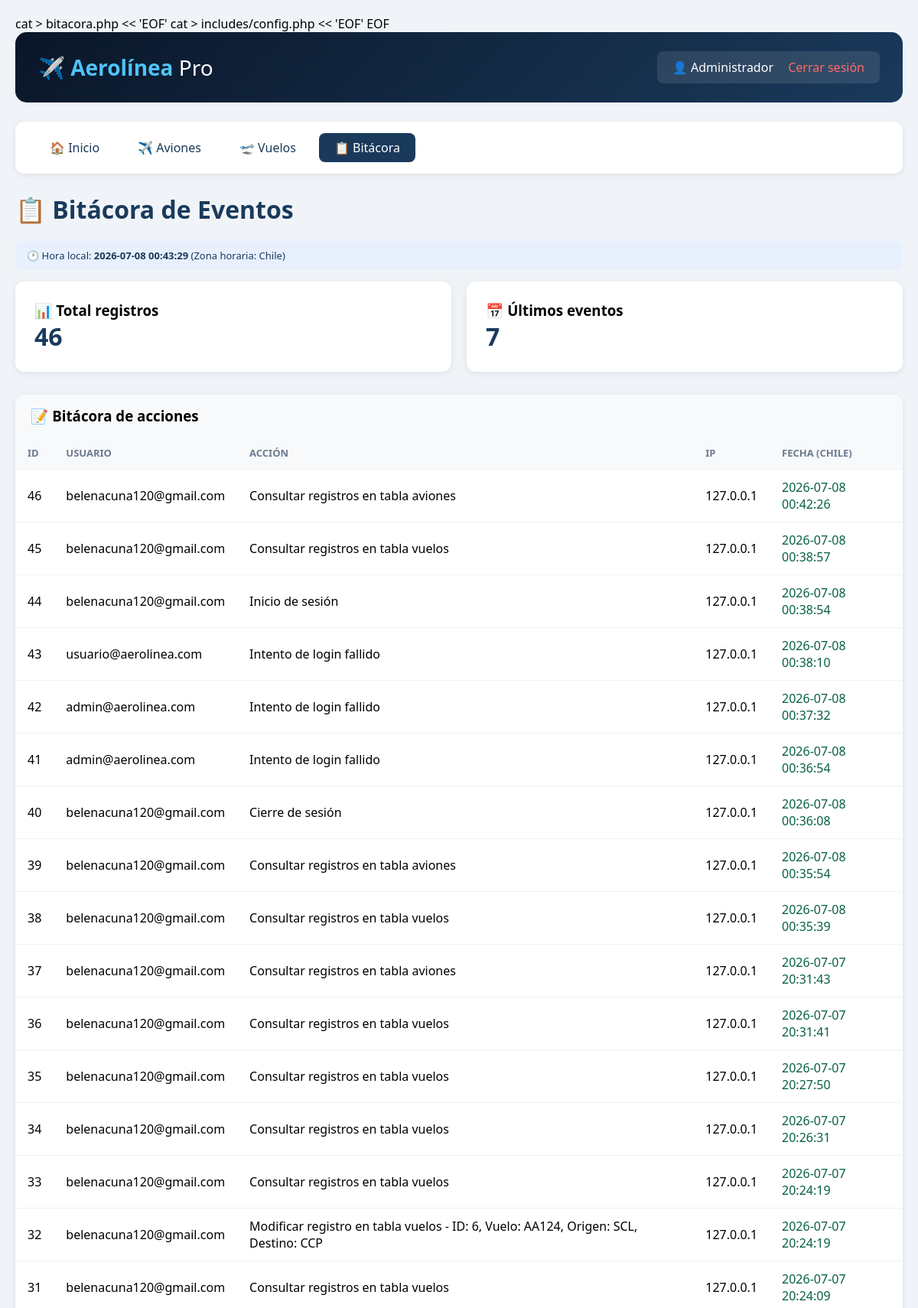
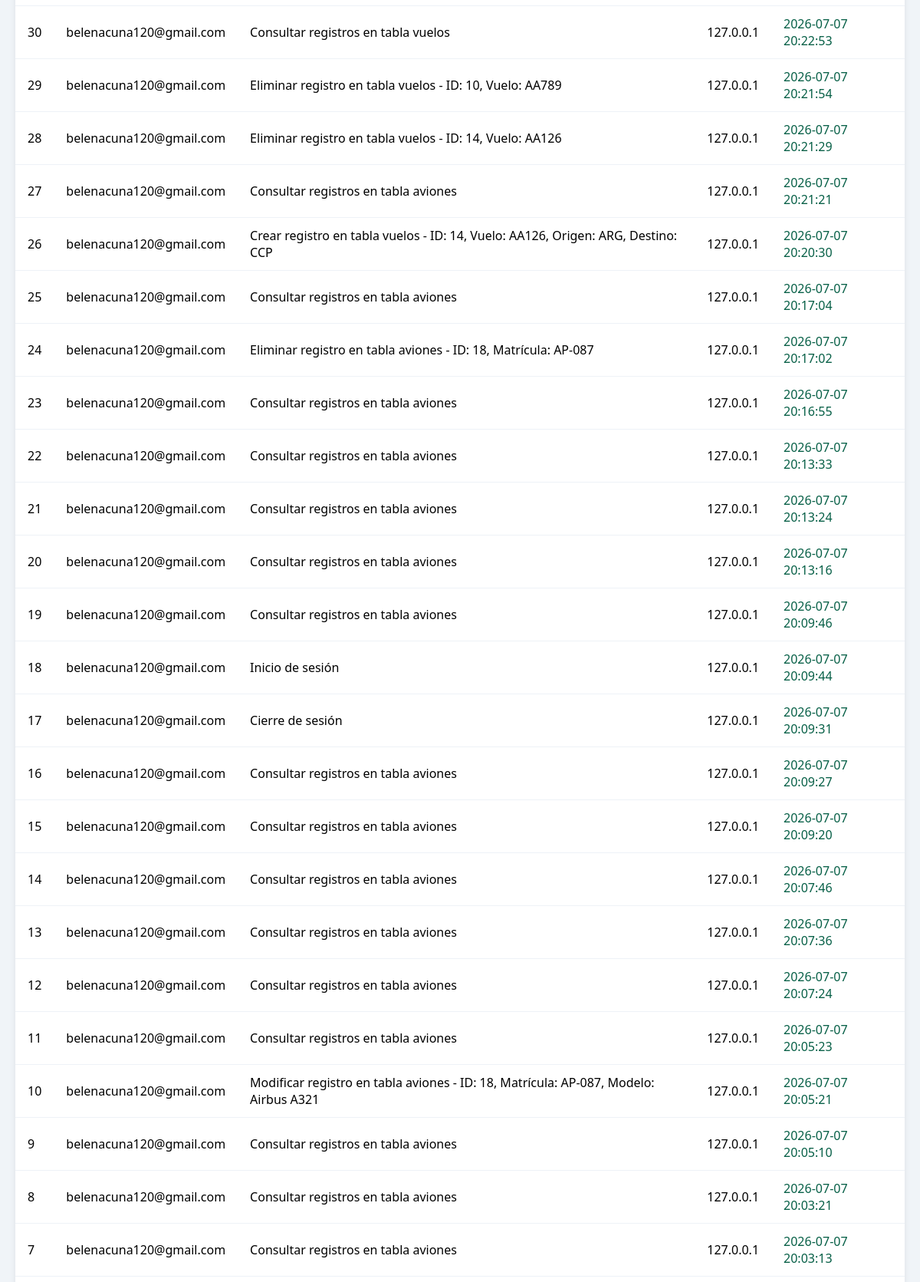
/bitacora.php (signed in, upper part), run on the app's committed database (2 pictures, top to bottom).
### tables this page shows
CREATE TABLE bitacora (
    id INTEGER PRIMARY KEY AUTOINCREMENT,
    usuario_id INTEGER,
    usuario_email TEXT,
    accion TEXT NOT NULL,
    ip TEXT,
    fecha TIMESTAMP DEFAULT CURRENT_TIMESTAMP,
    FOREIGN KEY (usuario_id) REFERENCES usuarios(id) ON DELETE CASCADE
);

### bitacora.php (the view, shortened to what this page needs)
<?php
require_once 'includes/config.php';
$usuario = get_usuario_actual();
$es_admin = $usuario && $usuario['rol'] == 'admin';
if ($es_admin) {
    $sql = "SELECT * FROM bitacora ORDER BY id DESC LIMIT 100";
    $stmt = $db->query($sql);
} else {
    $sql = "SELECT * FROM bitacora WHERE usuario_id = ? ORDER BY id DESC LIMIT 100";
    $stmt = $db->prepare($sql);
    $stmt->execute([$_SESSION['usuario_id']]);
}
$registros = $stmt->fetchAll();
if ($es_admin) {
    $sql_historial = "SELECT * FROM historial_sesiones ORDER BY id DESC LIMIT 100";
    $stmt_historial = $db->query($sql_historial);
} else {
    $sql_historial = "SELECT * FROM historial_sesiones WHERE usuario_id = ? ORDER BY id DESC LIMIT 100";
    $stmt_historial = $db->prepare($sql_historial);
    $stmt_historial->execute([$_SESSION['usuario_id']]);
}
$historial = $stmt_historial->fetchAll();
?>
<!DOCTYPE html>
<html lang="es">
<head>
</head>
<body>
    <div class="container">
        <div class="header">
            <h1>✈️ <span>Aerolínea</span> Pro</h1>
            <div class="user-info">
                👤 <?= htmlspecialchars($_SESSION['usuario_nombre'] ?? 'Usuario') ?>
                <a href="logout.php">Cerrar sesión</a>
            </div>
        </div>
        <div class="navbar">
            <a href="index.php">🏠 Inicio</a>
            <a href="aviones_list.php">✈️ Aviones</a>
            <a href="vuelos_list.php">🛫 Vuelos</a>
            <a href="bitacora.php" class="active">📋 Bitácora</a>
        </div>
        <h1 style="color:#1a3a5c;margin-bottom:20px;">📋 Bitácora de Eventos</h1>
        <div class="zona-horaria-info">
            🕐 Hora local: <strong><?= date('Y-m-d H:i:s') ?></strong> (Zona horaria: Chile)
        </div>
        <div class="stats-grid">
            <div class="stat-card">
                <h3>📊 Total registros</h3>
                <div class="number"><?= count($registros) ?></div>
            </div>
            <div class="stat-card">
                <h3>📅 Últimos eventos</h3>
                <div class="number"><?= count($historial) ?></div>
            </div>
        </div>
        <div class="table-wrapper">
            <h3>📝 Bitácora de acciones</h3>
            <table>
                <thead>
                    <tr><th>ID</th><th>Usuario</th><th>Acción</th><th>IP</th><th>Fecha (Chile)</th></tr>
                </thead>
                <tbody>
                    <?php if (count($registros) > 0): ?>
                        <?php foreach ($registros as $row): ?>
                            <tr>
                                <td><?= $row['id'] ?></td>
                                <td><?= htmlspecialchars($row['usuario_email']) ?></td>
                                <td><?= htmlspecialchars($row['accion']) ?></td>
                                <td><?= htmlspecialchars($row['ip']) ?></td>
                                <td class="fecha-correcta">
                                    <?php
                                    $fecha = new DateTime($row['fecha'], new DateTimeZone('UTC'));
                                    $fecha->setTimezone(new DateTimeZone('America/Santiago'));
                                    echo $fecha->format('Y-m-d H:i:s');
                                    ?>
                                </td>
                            </tr>
                        <?php endforeach; ?>
                    <?php else: ?>
                        <tr><td colspan="5" style="text-align:center;padding:30px;color:#6b7a8f;">🚫 No hay registros</td></tr>
                    <?php endif; ?>
                </tbody>
            </table>
        </div>
    </div>
</body>
</html>

### bitacora.php (style rules this page uses)
* { margin: 0; padding: 0; box-sizing: border-box; }
body { font-family: 'Segoe UI', Tahoma, Geneva, Verdana, sans-serif; background: #f0f4f8; padding: 20px; }
.container { max-width: 1400px; margin: 0 auto; }
.header { background: linear-gradient(135deg, #0a1628, #1a3a5c); color: white; padding: 25px 30px; border-radius: 15px; margin-bottom: 25px; display: flex; justify-content: space-between; align-items: center; }
.header h1 { font-size: 28px; font-weight: 300; }
.header h1 span { font-weight: 700; color: #4fc3f7; }
.header .user-info { background: rgba(255,255,255,0.1); padding: 10px 20px; border-radius: 8px; }
.header .user-info a { color: #ff6b6b; margin-left: 15px; text-decoration: none; }
.navbar { background: white; padding: 15px 25px; border-radius: 12px; margin-bottom: 25px; box-shadow: 0 2px 8px rgba(0,0,0,0.08); display: flex; gap: 10px; flex-wrap: wrap; }
.navbar a { color: #1a3a5c; text-decoration: none; padding: 8px 20px; border-radius: 8px; font-weight: 500; transition: all 0.3s; }
.navbar a:hover, .navbar a.active { background: #1a3a5c; color: white; }
.stat-card { background: white; padding: 25px; border-radius: 12px; box-shadow: 0 2px 8px rgba(0,0,0,0.08); }
.stat-card .number { font-size: 32px; font-weight: 700; color: #1a3a5c; }
.table-wrapper { background: white; border-radius: 12px; overflow: hidden; box-shadow: 0 2px 8px rgba(0,0,0,0.08); margin-bottom: 30px; }
.table-wrapper h3 { padding: 15px 20px; background: #f8f9fa; }
table { width: 100%; border-collapse: collapse; }
thead { background: #f8f9fa; }
th { padding: 12px 16px; text-align: left; font-weight: 600; color: #6b7a8f; font-size: 13px; text-transform: uppercase; }
td { padding: 12px 16px; border-top: 1px solid #eef2f7; }
.stats-grid { display: grid; grid-template-columns: repeat(auto-fit, minmax(280px, 1fr)); gap: 20px; margin-bottom: 30px; }
.fecha-correcta { color: #065f46; font-weight: 500; }
.zona-horaria-info { background: #e8f0fe; padding: 10px 15px; border-radius: 8px; margin-bottom: 15px; font-size: 13px; color: #1a3a5c; }

### data on the page
bitacora: id "46", usuario_email "belenacuna120@gmail.com", accion "Consultar registros en tabla aviones", ip "127.0.0.1", fecha "2026-07-08 00:42:26"
bitacora: id "45", usuario_email "belenacuna120@gmail.com", accion "Consultar registros en tabla vuelos", ip "127.0.0.1", fecha "2026-07-08 00:38:57"
bitacora: id "44", usuario_email "belenacuna120@gmail.com", accion "Inicio de sesión", ip "127.0.0.1", fecha "2026-07-08 00:38:54"
bitacora: id "43", usuario_email "usuario@aerolinea.com", accion "Intento de login fallido", ip "127.0.0.1", fecha "2026-07-08 00:38:10"
bitacora: id "42", usuario_email "admin@aerolinea.com", accion "Intento de login fallido", ip "127.0.0.1", fecha "2026-07-08 00:37:32"
bitacora: id "41", usuario_email "admin@aerolinea.com", accion "Intento de login fallido", ip "127.0.0.1", fecha "2026-07-08 00:36:54"
bitacora: id "40", usuario_email "belenacuna120@gmail.com", accion "Cierre de sesión", ip "127.0.0.1", fecha "2026-07-08 00:36:08"
bitacora: id "39", usuario_email "belenacuna120@gmail.com", accion "Consultar registros en tabla aviones", ip "127.0.0.1", fecha "2026-07-08 00:35:54"
bitacora: id "38", usuario_email "belenacuna120@gmail.com", accion "Consultar registros en tabla vuelos", ip "127.0.0.1", fecha "2026-07-08 00:35:39"
bitacora: id "37", usuario_email "belenacuna120@gmail.com", accion "Consultar registros en tabla aviones", ip "127.0.0.1", fecha "2026-07-07 20:31:43"
bitacora: id "36", usuario_email "belenacuna120@gmail.com", accion "Consultar registros en tabla vuelos", ip "127.0.0.1", fecha "2026-07-07 20:31:41"
bitacora: id "35", usuario_email "belenacuna120@gmail.com", accion "Consultar registros en tabla vuelos", ip "127.0.0.1", fecha "2026-07-07 20:27:50"
bitacora: id "34", usuario_email "belenacuna120@gmail.com", accion "Consultar registros en tabla vuelos", ip "127.0.0.1", fecha "2026-07-07 20:26:31"
bitacora: id "33", usuario_email "belenacuna120@gmail.com", accion "Consultar registros en tabla vuelos", ip "127.0.0.1", fecha "2026-07-07 20:24:19"
bitacora: id "32", usuario_email "belenacuna120@gmail.com", accion "Modificar registro en tabla vuelos - ID: 6, Vuelo: AA124, Origen: SCL, Destino: CCP", ip "127.0.0.1", fecha "2026-07-07 20:24:19"
bitacora: id "31", usuario_email "belenacuna120@gmail.com", accion "Consultar registros en tabla vuelos", ip "127.0.0.1", fecha "2026-07-07 20:24:09"
bitacora: id "30", usuario_email "belenacuna120@gmail.com", accion "Consultar registros en tabla vuelos", ip "127.0.0.1", fecha "2026-07-07 20:22:53"
bitacora: id "29", usuario_email "belenacuna120@gmail.com", accion "Eliminar registro en tabla vuelos - ID: 10, Vuelo: AA789", ip "127.0.0.1", fecha "2026-07-07 20:21:54"
bitacora: id "28", usuario_email "belenacuna120@gmail.com", accion "Eliminar registro en tabla vuelos - ID: 14, Vuelo: AA126", ip "127.0.0.1", fecha "2026-07-07 20:21:29"
bitacora: id "27", usuario_email "belenacuna120@gmail.com", accion "Consultar registros en tabla aviones", ip "127.0.0.1", fecha "2026-07-07 20:21:21"
bitacora: id "26", usuario_email "belenacuna120@gmail.com", accion "Crear registro en tabla vuelos - ID: 14, Vuelo: AA126, Origen: ARG, Destino: CCP", ip "127.0.0.1", fecha "2026-07-07 20:20:30"
bitacora: id "25", usuario_email "belenacuna120@gmail.com", accion "Consultar registros en tabla aviones", ip "127.0.0.1", fecha "2026-07-07 20:17:04"
bitacora: id "24", usuario_email "belenacuna120@gmail.com", accion "Eliminar registro en tabla aviones - ID: 18, Matrícula: AP-087", ip "127.0.0.1", fecha "2026-07-07 20:17:02"
bitacora: id "23", usuario_email "belenacuna120@gmail.com", accion "Consultar registros en tabla aviones", ip "127.0.0.1", fecha "2026-07-07 20:16:55"
bitacora: id "22", usuario_email "belenacuna120@gmail.com", accion "Consultar registros en tabla aviones", ip "127.0.0.1", fecha "2026-07-07 20:13:33"
bitacora: id "21", usuario_email "belenacuna120@gmail.com", accion "Consultar registros en tabla aviones", ip "127.0.0.1", fecha "2026-07-07 20:13:24"
bitacora: id "20", usuario_email "belenacuna120@gmail.com", accion "Consultar registros en tabla aviones", ip "127.0.0.1", fecha "2026-07-07 20:13:16"
bitacora: id "19", usuario_email "belenacuna120@gmail.com", accion "Consultar registros en tabla aviones", ip "127.0.0.1", fecha "2026-07-07 20:09:46"
bitacora: id "18", usuario_email "belenacuna120@gmail.com", accion "Inicio de sesión", ip "127.0.0.1", fecha "2026-07-07 20:09:44"
bitacora: id "17", usuario_email "belenacuna120@gmail.com", accion "Cierre de sesión", ip "127.0.0.1", fecha "2026-07-07 20:09:31"
bitacora: id "16", usuario_email "belenacuna120@gmail.com", accion "Consultar registros en tabla aviones", ip "127.0.0.1", fecha "2026-07-07 20:09:27"
bitacora: id "15", usuario_email "belenacuna120@gmail.com", accion "Consultar registros en tabla aviones", ip "127.0.0.1", fecha "2026-07-07 20:09:20"
bitacora: id "14", usuario_email "belenacuna120@gmail.com", accion "Consultar registros en tabla aviones", ip "127.0.0.1", fecha "2026-07-07 20:07:46"
bitacora: id "13", usuario_email "belenacuna120@gmail.com", accion "Consultar registros en tabla aviones", ip "127.0.0.1", fecha "2026-07-07 20:07:36"
bitacora: id "12", usuario_email "belenacuna120@gmail.com", accion "Consultar registros en tabla aviones", ip "127.0.0.1", fecha "2026-07-07 20:07:24"
bitacora: id "11", usuario_email "belenacuna120@gmail.com", accion "Consultar registros en tabla aviones", ip "127.0.0.1", fecha "2026-07-07 20:05:23"
bitacora: id "10", usuario_email "belenacuna120@gmail.com", accion "Modificar registro en tabla aviones - ID: 18, Matrícula: AP-087, Modelo: Airbus A321", ip "127.0.0.1", fecha "2026-07-07 20:05:21"
bitacora: id "9", usuario_email "belenacuna120@gmail.com", accion "Consultar registros en tabla aviones", ip "127.0.0.1", fecha "2026-07-07 20:05:10"
bitacora: id "8", usuario_email "belenacuna120@gmail.com", accion "Consultar registros en tabla aviones", ip "127.0.0.1", fecha "2026-07-07 20:03:21"
bitacora: id "7", usuario_email "belenacuna120@gmail.com", accion "Consultar registros en tabla aviones", ip "127.0.0.1", fecha "2026-07-07 20:03:13"

### other printed values
$_SESSION['usuario_nombre'] "Administrador"
count($registros) "46"
count($historial) "7"
